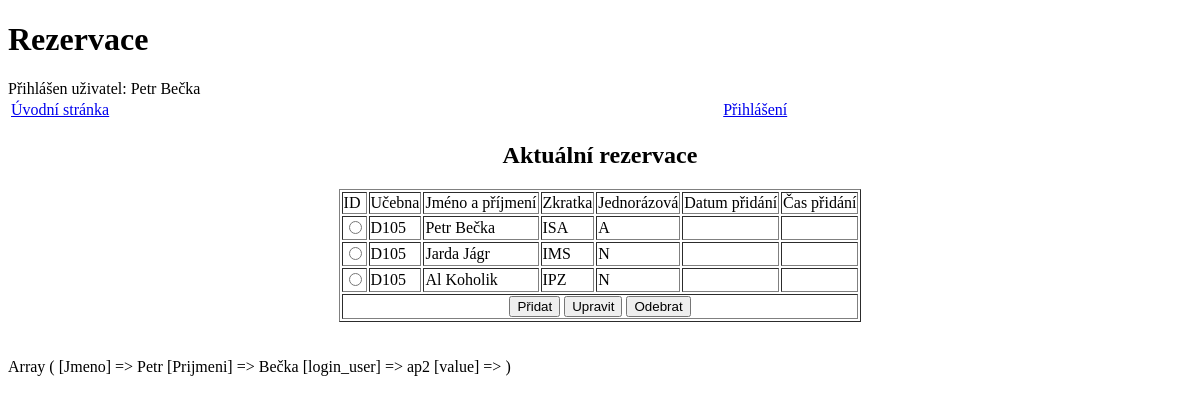
/rezervace.php (signed in), run on an earlier commit of the app's database.
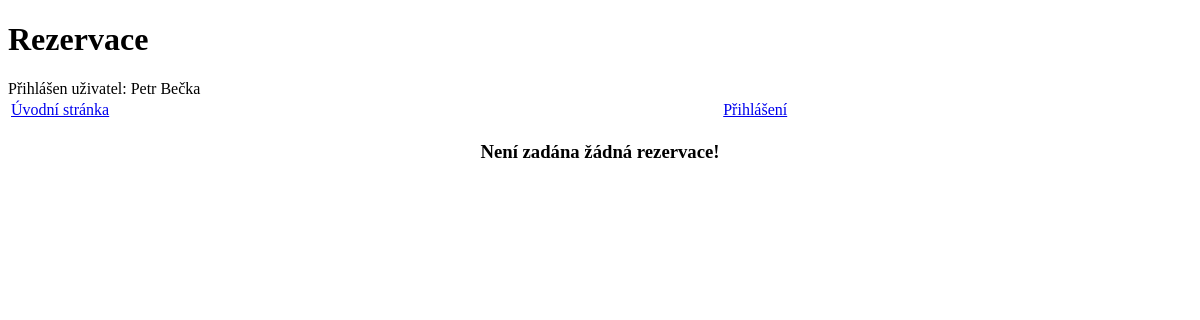
And on a later commit of the database.
### tables this page shows
CREATE TABLE rezervace (
    ID INTEGER NOT NULL AUTO_INCREMENT,
    Datum_pridani DATE NOT NULL,
    Cas_pridani VARCHAR(10) NOT NULL,
    Oznaceni VARCHAR(4) NOT NULL,
    Rodne_cislo INTEGER NOT NULL,
    Zkratka VARCHAR(4) NOT NULL,
    Jednorazova VARCHAR(1) NOT NULL,
    PRIMARY KEY (ID, Oznaceni, Rodne_cislo, Zkratka),
    FOREIGN KEY (Oznaceni) REFERENCES ucebna(Oznaceni) ON DELETE CASCADE,
    FOREIGN KEY (Rodne_cislo) REFERENCES akademicky_pracovnik(Rodne_cislo) ON DELETE CASCADE,
    FOREIGN KEY (Zkratka) REFERENCES predmet(Zkratka) ON DELETE CASCADE
);

CREATE TABLE akademicky_pracovnik (
    Rodne_cislo INTEGER NOT NULL,
    Jmeno VARCHAR(20) NOT NULL,
    Prijmeni VARCHAR(20) NOT NULL,
    Login VARCHAR(20) NOT NULL,
    Heslo VARCHAR(20) NOT NULL,
    PRIMARY KEY (Rodne_cislo)
);

### rezervace.php (the view, shortened to what this page needs)
<!DOCTYPE HTML PUBLIC "-//W3C//DTD HTML 4.01//EN"
     "http://www.w3.org/TR/html4/strict.dtd">
<html>
  <head>
  </head>
  <body>
    <h1>Rezervace</h1>
     <?php
    	echo "Přihlášen uživatel: " . $_SESSION['Jmeno'] . " " . $_SESSION['Prijmeni'];
		include "menu.php";
		showMenu($_SESSION['Zarazeni']);
  	?>
  	<?php
  	$result = mysql_query("select * from rezervace");
		    if(mysql_num_rows($result) == 0)
		    {
		    	echo "<center><h3>Není zadána žádná rezervace!</h3></center>";
		    	return false;
		    }
		    echo "<center><h2>Aktuální rezervace</h2>";
		    echo "<table border=\"1\"><form method=\"post\"";
		    echo "<tr><td>ID</td><td>Učebna</td><td>Jméno a příjmení</td><td>Zkratka</td><td>Jednorázová</td><td>Datum přidání</td><td>Čas přidání</td></tr>";
		    while($record = MySQL_Fetch_Array($result))
		    {
		    	$aa = $record['ID'];
		        $a = $record['Oznaceni'];
		        $b = $record['Rodne_cislo'];
		        $res = mysql_query("select Jmeno, Prijmeni from Akademicky_pracovnik where Rodne_cislo = $b");
		        	while($rec = MySQL_Fetch_Array($res))
		        	{
		        		$ba = $rec['Jmeno'];
		        		$bb = $rec['Prijmeni'];
		        	}
		        $c = $record['Zkratka'];
		        $d = $record['Jednorazova'];
		        $e = $record['Datum_pridani'];
		        $f = $record['Cas_pridani'];
		      	echo "<tr><td><input type=\"radio\" name=\"vyber\" value=\"$aa\">$aa</td><td>$a</td><td>$ba $bb</td><td>$c</td><td>$d</td><td>$e</td><td>$f</td></tr>";
		    }
		    echo "<tr><td colspan=\"7\"><center>
		    	<input type=\"submit\" name=\"pridat_button\" value=\"Přidat\">
		    	<input type=\"submit\" name=\"upravit_button\" value=\"Upravit\">
		    	<input type=\"submit\" name=\"odebrat_button\" value=\"Odebrat\">
		    	</center></td></tr>";
		    echo "</table></center>";
    ?>
    <?php
		print_r($_SESSION);
  	?>
  </body>
</html>

### menu.php (shortened to what this page needs)
<?php
  function showMenu()
  {
    if ($_SESSION['Zarazeni'] == "Administrator")
    {
      echo '<table width=100%>
        <td><a href="index.php">Úvodní stránka</a></td>
        <td><a href="rezervace.php">Rezervace</a></td>
        <td><a href="spravauzivatelu.php">Správa uživatelů</a></td>
        <td><a href="spravapredmetu.php">Správa předmětů</a></td>
        <td><a href="spravauceben.php">Správa učeben</a></td>
        <td><a href="logoff.php">Odhlásit</a></td>
      </table>';
    }
    else
    {
      echo '<table width=100%>
        <td><a href="index.php">Úvodní stránka</a></td>
        <td><a href="prihlaseni.php">Přihlášení</a></td>
      </table>';
    }
  }
?>

What changed in the data, as far as the page shows it:
removed rezervace: Oznaceni "D105", Rodne_cislo.Jmeno "Petr", Rodne_cislo.Prijmeni "Bečka", Zkratka "ISA", Jednorazova "A"
removed rezervace: Oznaceni "D105", Rodne_cislo.Jmeno "Jarda", Rodne_cislo.Prijmeni "Jágr", Zkratka "IMS", Jednorazova "N"
removed rezervace: Oznaceni "D105", Rodne_cislo.Jmeno "Al", Rodne_cislo.Prijmeni "Koholik", Zkratka "IPZ", Jednorazova "N"
Also different on the page:
form field pridat_button: "Přidat" → (not shown)
form field upravit_button: "Upravit" → (not shown)
form field odebrat_button: "Odebrat" → (not shown)
text no longer shown: "Aktuální rezervace ID Učebna Jméno a příjmení Zkratka Jednorázová Datum přidání Čas přidání Array ( [Jmeno] => Petr [Prijmeni] => Bečka [login_user] => ap2 [value] => )"
text now shown: "Není zadána žádná rezervace!"
